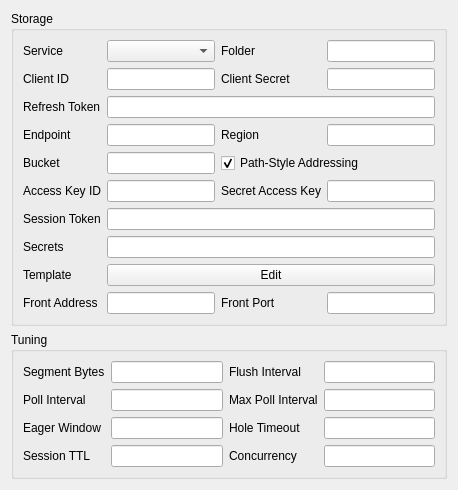
              <widget class="QWidget" name="xray_xdrive_box" native="true">
               <property name="sizePolicy">
                <sizepolicy hsizetype="Expanding" vsizetype="Preferred">
                 <horstretch>0</horstretch>
                 <verstretch>0</verstretch>
                </sizepolicy>
               </property>
               <layout class="QVBoxLayout" name="verticalLayout_xray_xdrive">
                <item>
                 <widget class="QGroupBox" name="xray_xdrive_storage_box">
                  <property name="sizePolicy">
                   <sizepolicy hsizetype="Expanding" vsizetype="Maximum">
                    <horstretch>0</horstretch>
                    <verstretch>0</verstretch>
                   </sizepolicy>
                  </property>
                  <property name="title">
                   <string>Storage</string>
                  </property>
                  <layout class="QGridLayout" name="gridLayout_xray_xdrive_storage">
                   <item row="0" column="0">
                    <widget class="QLabel" name="xray_xdrive_service_l">
                     <property name="text">
                      <string>Service</string>
                     </property>
                     <property name="buddy">
                      <cstring>xray_xdrive_service</cstring>
                     </property>
                    </widget>
                   </item>
                   <item row="0" column="1">
                    <widget class="NoWheelComboBox" name="xray_xdrive_service"/>
                   </item>
                   <item row="0" column="2">
                    <widget class="QLabel" name="xray_xdrive_folder_l">
                     <property name="text">
                      <string>Folder</string>
                     </property>
                     <property name="buddy">
                      <cstring>xray_xdrive_folder</cstring>
                     </property>
                    </widget>
                   </item>
                   <item row="0" column="3">
                    <widget class="QLineEdit" name="xray_xdrive_folder"/>
                   </item>
                   <item row="1" column="0">
                    <widget class="QLabel" name="xray_xdrive_client_id_l">
                     <property name="text">
                      <string>Client ID</string>
                     </property>
                     <property name="buddy">
                      <cstring>xray_xdrive_client_id</cstring>
                     </property>
                    </widget>
                   </item>
                   <item row="1" column="1">
                    <widget class="QLineEdit" name="xray_xdrive_client_id"/>
                   </item>
                   <item row="1" column="2">
                    <widget class="QLabel" name="xray_xdrive_client_secret_l">
                     <property name="text">
                      <string>Client Secret</string>
                     </property>
                     <property name="buddy">
                      <cstring>xray_xdrive_client_secret</cstring>
                     </property>
                    </widget>
                   </item>
                   <item row="1" column="3">
                    <widget class="QLineEdit" name="xray_xdrive_client_secret"/>
                   </item>
                   <item row="2" column="0">
                    <widget class="QLabel" name="xray_xdrive_refresh_token_l">
                     <property name="text">
                      <string>Refresh Token</string>
                     </property>
                     <property name="buddy">
                      <cstring>xray_xdrive_refresh_token</cstring>
                     </property>
                    </widget>
                   </item>
                   <item row="2" column="1" colspan="3">
                    <widget class="QLineEdit" name="xray_xdrive_refresh_token"/>
                   </item>
                   <item row="3" column="0">
                    <widget class="QLabel" name="xray_xdrive_s3_endpoint_l">
                     <property name="text">
                      <string>Endpoint</string>
                     </property>
                     <property name="buddy">
                      <cstring>xray_xdrive_s3_endpoint</cstring>
                     </property>
                    </widget>
                   </item>
                   <item row="3" column="1">
                    <widget class="QLineEdit" name="xray_xdrive_s3_endpoint"/>
                   </item>
                   <item row="3" column="2">
                    <widget class="QLabel" name="xray_xdrive_s3_region_l">
                     <property name="text">
                      <string>Region</string>
                     </property>
                     <property name="buddy">
                      <cstring>xray_xdrive_s3_region</cstring>
                     </property>
                    </widget>
                   </item>
                   <item row="3" column="3">
                    <widget class="QLineEdit" name="xray_xdrive_s3_region"/>
                   </item>
                   <item row="4" column="0">
                    <widget class="QLabel" name="xray_xdrive_s3_bucket_l">
                     <property name="text">
                      <string>Bucket</string>
                     </property>
                     <property name="buddy">
                      <cstring>xray_xdrive_s3_bucket</cstring>
                     </property>
                    </widget>
                   </item>
                   <item row="4" column="1">
                    <widget class="QLineEdit" name="xray_xdrive_s3_bucket"/>
                   </item>
                   <item row="4" column="2" colspan="2">
                    <widget class="QCheckBox" name="xray_xdrive_s3_path_style">
                     <property name="text">
                      <string>Path-Style Addressing</string>
                     </property>
                     <property name="checked">
                      <bool>true</bool>
                     </property>
                    </widget>
                   </item>
                   <item row="5" column="0">
                    <widget class="QLabel" name="xray_xdrive_s3_access_key_l">
                     <property name="text">
                      <string>Access Key ID</string>
                     </property>
                     <property name="buddy">
                      <cstring>xray_xdrive_s3_access_key</cstring>
                     </property>
                    </widget>
                   </item>
                   <item row="5" column="1">
                    <widget class="QLineEdit" name="xray_xdrive_s3_access_key"/>
                   </item>
                   <item row="5" column="2">
                    <widget class="QLabel" name="xray_xdrive_s3_secret_key_l">
                     <property name="text">
                      <string>Secret Access Key</string>
                     </property>
                     <property name="buddy">
                      <cstring>xray_xdrive_s3_secret_key</cstring>
                     </property>
                    </widget>
                   </item>
                   <item row="5" column="3">
                    <widget class="QLineEdit" name="xray_xdrive_s3_secret_key"/>
                   </item>
                   <item row="6" column="0">
                    <widget class="QLabel" name="xray_xdrive_s3_session_token_l">
                     <property name="text">
                      <string>Session Token</string>
                     </property>
                     <property name="buddy">
                      <cstring>xray_xdrive_s3_session_token</cstring>
                     </property>
                    </widget>
                   </item>
                   <item row="6" column="1" colspan="3">
                    <widget class="QLineEdit" name="xray_xdrive_s3_session_token"/>
                   </item>
                   <item row="7" column="0">
                    <widget class="QLabel" name="xray_xdrive_secrets_l">
                     <property name="text">
                      <string>Secrets</string>
                     </property>
                     <property name="buddy">
                      <cstring>xray_xdrive_secrets</cstring>
                     </property>
                    </widget>
                   </item>
                   <item row="7" column="1" colspan="3">
                    <widget class="QLineEdit" name="xray_xdrive_secrets"/>
                   </item>
                   <item row="8" column="0">
                    <widget class="QLabel" name="xray_xdrive_template_l">
                     <property name="text">
                      <string>Template</string>
                     </property>
                     <property name="buddy">
                      <cstring>xray_xdrive_template_edit</cstring>
                     </property>
                    </widget>
                   </item>
                   <item row="8" column="1" colspan="3">
                    <widget class="QPushButton" name="xray_xdrive_template_edit">
                     <property name="text">
                      <string>Edit</string>
                     </property>
                    </widget>
                   </item>
                   <item row="9" column="0">
                    <widget class="QLabel" name="xray_xdrive_front_l">
                     <property name="text">
                      <string>Front Address</string>
                     </property>
                     <property name="buddy">
                      <cstring>xray_xdrive_front</cstring>
                     </property>
                    </widget>
                   </item>
                   <item row="9" column="1">
                    <widget class="QLineEdit" name="xray_xdrive_front"/>
                   </item>
                   <item row="9" column="2">
                    <widget class="QLabel" name="xray_xdrive_front_port_l">
                     <property name="text">
                      <string>Front Port</string>
                     </property>
                     <property name="buddy">
                      <cstring>xray_xdrive_front_port</cstring>
                     </property>
                    </widget>
                   </item>
                   <item row="9" column="3">
                    <widget class="QLineEdit" name="xray_xdrive_front_port"/>
                   </item>
                  </layout>
                 </widget>
                </item>
                <item>
                 <widget class="QGroupBox" name="xray_xdrive_tuning_box">
                  <property name="uiLevel" stdset="0">
                   <string notr="true">advanced</string>
                  </property>
                  <property name="sizePolicy">
                   <sizepolicy hsizetype="Expanding" vsizetype="Maximum">
                    <horstretch>0</horstretch>
                    <verstretch>0</verstretch>
                   </sizepolicy>
                  </property>
                  <property name="title">
                   <string>Tuning</string>
                  </property>
                  <layout class="QGridLayout" name="gridLayout_xray_xdrive_tuning">
                   <item row="0" column="0">
                    <widget class="QLabel" name="xray_xdrive_segment_bytes_l">
                     <property name="text">
                      <string>Segment Bytes</string>
                     </property>
                     <property name="buddy">
                      <cstring>xray_xdrive_segment_bytes</cstring>
                     </property>
                    </widget>
                   </item>
                   <item row="0" column="1">
                    <widget class="QLineEdit" name="xray_xdrive_segment_bytes"/>
                   </item>
                   <item row="0" column="2">
                    <widget class="QLabel" name="xray_xdrive_flush_interval_l">
                     <property name="text">
                      <string>Flush Interval</string>
                     </property>
                     <property name="buddy">
                      <cstring>xray_xdrive_flush_interval</cstring>
                     </property>
                    </widget>
                   </item>
                   <item row="0" column="3">
                    <widget class="QLineEdit" name="xray_xdrive_flush_interval"/>
                   </item>
                   <item row="1" column="0">
                    <widget class="QLabel" name="xray_xdrive_poll_interval_l">
                     <property name="text">
                      <string>Poll Interval</string>
                     </property>
                     <property name="buddy">
                      <cstring>xray_xdrive_poll_interval</cstring>
                     </property>
                    </widget>
                   </item>
                   <item row="1" column="1">
                    <widget class="QLineEdit" name="xray_xdrive_poll_interval"/>
                   </item>
                   <item row="1" column="2">
                    <widget class="QLabel" name="xray_xdrive_max_poll_interval_l">
                     <property name="text">
                      <string>Max Poll Interval</string>
                     </property>
                     <property name="buddy">
                      <cstring>xray_xdrive_max_poll_interval</cstring>
                     </property>
                    </widget>
                   </item>
                   <item row="1" column="3">
                    <widget class="QLineEdit" name="xray_xdrive_max_poll_interval"/>
                   </item>
                   <item row="2" column="0">
                    <widget class="QLabel" name="xray_xdrive_eager_window_l">
                     <property name="text">
                      <string>Eager Window</string>
                     </property>
                     <property name="buddy">
                      <cstring>xray_xdrive_eager_window</cstring>
                     </property>
                    </widget>
                   </item>
                   <item row="2" column="1">
                    <widget class="QLineEdit" name="xray_xdrive_eager_window"/>
                   </item>
                   <item row="2" column="2">
                    <widget class="QLabel" name="xray_xdrive_hole_timeout_l">
                     <property name="text">
                      <string>Hole Timeout</string>
                     </property>
                     <property name="buddy">
                      <cstring>xray_xdrive_hole_timeout</cstring>
                     </property>
                    </widget>
                   </item>
                   <item row="2" column="3">
                    <widget class="QLineEdit" name="xray_xdrive_hole_timeout"/>
                   </item>
                   <item row="3" column="0">
                    <widget class="QLabel" name="xray_xdrive_session_ttl_l">
                     <property name="text">
                      <string>Session TTL</string>
                     </property>
                     <property name="buddy">
                      <cstring>xray_xdrive_session_ttl</cstring>
                     </property>
                    </widget>
                   </item>
                   <item row="3" column="1">
                    <widget class="QLineEdit" name="xray_xdrive_session_ttl"/>
                   </item>
                   <item row="3" column="2">
                    <widget class="QLabel" name="xray_xdrive_concurrency_l">
                     <property name="text">
                      <string>Concurrency</string>
                     </property>
                     <property name="buddy">
                      <cstring>xray_xdrive_concurrency</cstring>
                     </property>
                    </widget>
                   </item>
                   <item row="3" column="3">
                    <widget class="QLineEdit" name="xray_xdrive_concurrency"/>
                   </item>
                  </layout>
                 </widget>
                </item>
               </layout>
              </widget>
